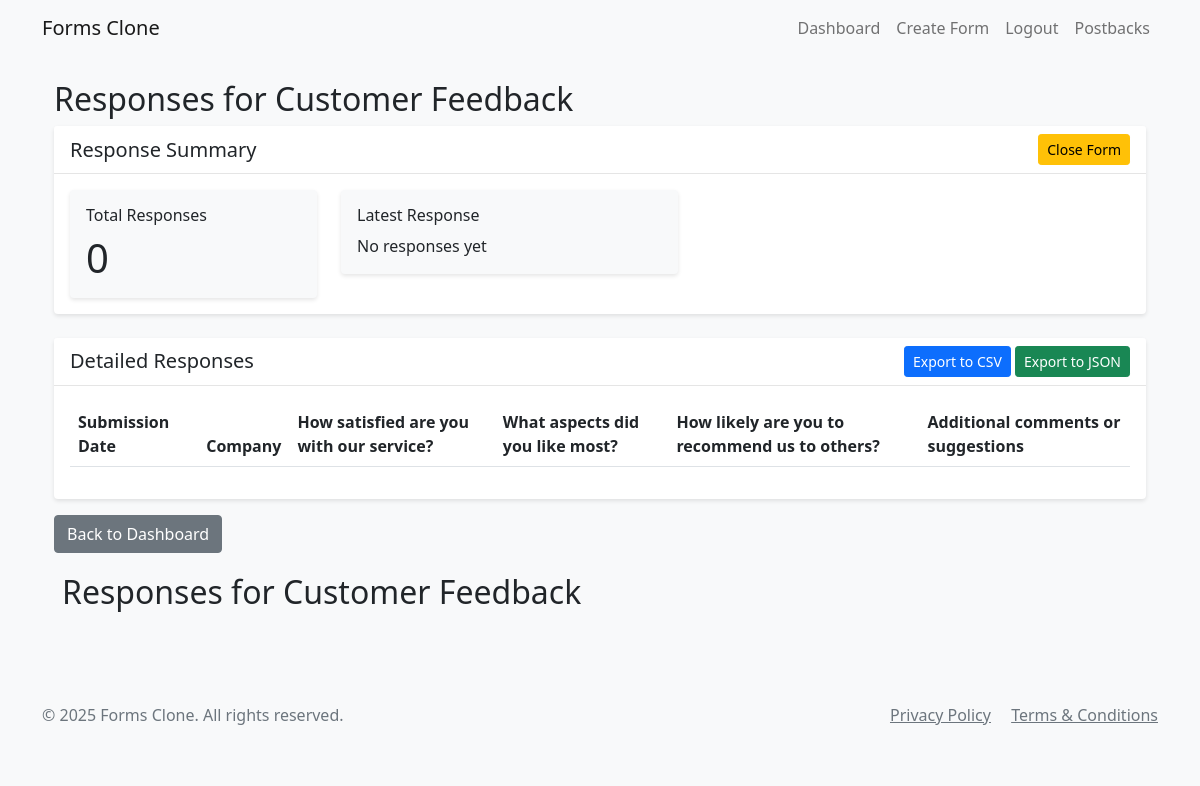
The page /form/69/responses (signed in) on the database its author committed.
### app.py (models this page shows, shortened)
class Form(db.Model):
    id = db.Column(db.Integer, primary_key=True)
    title = db.Column(db.String(200), nullable=False)
    description = db.Column(db.Text)
    created_at = db.Column(db.DateTime, default=datetime.utcnow)
    user_id = db.Column(db.Integer, db.ForeignKey('user.id', name='fk_form_user'), nullable=False)
    company_id = db.Column(db.Integer, db.ForeignKey('company.id', name='fk_form_company'), nullable=True)
    questions = db.relationship('Question', backref='form', lazy=True, cascade='all, delete-orphan')
    responses = db.relationship('Response', backref='form', lazy=True, cascade='all, delete-orphan')
    is_closed = db.Column(db.Boolean, default=False)  # New field to track if the form is closed/expired
    requires_consent = db.Column(db.Boolean, default=True)  # Require privacy policy and terms consent
    is_quiz = db.Column(db.Boolean, default=False)  # Is this form a quiz?
    passing_score = db.Column(db.Integer, default=0)  # Passing score percentage
    show_score = db.Column(db.Boolean, default=True)  # Whether to show score to respondents

class Question(db.Model):
    id = db.Column(db.Integer, primary_key=True)
    form_id = db.Column(db.Integer, db.ForeignKey('form.id'), nullable=False)
    question_text = db.Column(db.String(500), nullable=False)
    question_type = db.Column(db.String(20), nullable=False)  # text, multiple_choice, checkbox
    options = db.Column(db.Text)  # JSON string for multiple choice/checkbox options
    required = db.Column(db.Boolean, default=False)
    order = db.Column(db.Integer, nullable=False)
    is_quiz_question = db.Column(db.Boolean, default=False)
    correct_answer = db.Column(db.Text, nullable=True)  # JSON string for correct answers
    points = db.Column(db.Integer, default=0)  # Points for correct answer
    feedback = db.Column(db.Text, nullable=True)  # Feedback for the question
    subquestions = relationship('SubQuestion', backref='parent_question', lazy=True,
                               cascade='all, delete-orphan')

### app.py (the view)
@app.route('/form/<int:form_id>/responses')
@login_required
def view_responses(form_id):
    form = Form.query.get_or_404(form_id)
    if form.user_id != current_user.id:
        flash('You do not have permission to view these responses')
        return redirect(url_for('dashboard'))
    responses = Response.query.filter_by(form_id=form_id).all()
    response_data = []
    for response in responses:
        geo = Geolocation.query.filter_by(response_id=response.id).first()
        response_data.append({
            'response': response,
            'geolocation': geo
        })
    return render_template('view_responses.html', form=form, response_data=response_data)

### app.py (called while the page is built)
@app.context_processor
def inject_now():
    return {'now': datetime.now()}

@app.context_processor
def inject_csrf_token():
    return {'csrf_token': lambda: 'dummy_token'}

@login_manager.user_loader
def load_user(user_id):
    return User.query.get(int(user_id))

### templates/view_responses.html (shortened to what this page needs)
{% extends "base.html" %}
{% block content %}
<div class="container mt-4">
    <h2>Responses for {{ form.title }}</h2>
    <div class="card mb-4">
        <div class="card-header d-flex justify-content-between align-items-center">
            <h5 class="mb-0">Response Summary</h5>
            <div>
                <form action="{{ url_for('toggle_form_status', form_id=form.id) }}" method="POST" class="d-inline">
                    <button type="submit" class="btn btn-sm {% if form.is_closed %}btn-success{% else %}btn-warning{% endif %}">
                        {% if form.is_closed %}
                        <i class="bi bi-unlock"></i> Reopen Form
                        {% else %}
                         Close Form
                        {% endif %}
                    </button>
                </form>
            </div>
        </div>
        <div class="card-body">
            <div class="row">
                <div class="col-md-3">
                    <div class="card bg-light">
                        <div class="card-body">
                            <h6 class="card-title">Total Responses</h6>
                            <p class="card-text display-6">{{ responses|length }}</p>
                        </div>
                    </div>
                </div>
                <div class="col-md-{% if form.is_quiz %}3{% else %}4{% endif %}">
                    <div class="card bg-light">
                        <div class="card-body">
                            <h6 class="card-title">Latest Response</h6>
                            <p class="card-text">{% if responses %}{{ moment(responses|sort(attribute='submitted_at')|last|attr('submitted_at')).format('YYYY-MM-DD HH:mm') }}{% else %}No responses yet{% endif %}</p>
                        </div>
                    </div>
                </div>
            </div>
        </div>
    </div>
    <div class="card">
        <div class="card-header d-flex justify-content-between align-items-center">
            <h5 class="mb-0">Detailed Responses</h5>
            <div>
                <button class="btn btn-sm btn-primary" onclick="exportToCSV()">Export to CSV</button>
                <a href="{{ url_for('export_responses_json', form_id=form.id) }}" class="btn btn-sm btn-success">Export to JSON</a>
            </div>
        </div>
        <div class="card-body">
            <div class="table-responsive">
                <table class="table table-striped" id="responsesTable">
                    <thead>
                        <tr>
                            <th>Submission Date</th>
                            <th>Company</th>
                            {% for question in form.questions %}
                            <th>{{ question.question_text }}</th>
                            {% endfor %}
                        </tr>
                    </thead>
                </table>
            </div>
        </div>
    </div>
    <div class="mt-3">
        <a href="{{ url_for('dashboard') }}" class="btn btn-secondary">Back to Dashboard</a>
    </div>
</div>
<div class="responses-container">
    <h2>Responses for {{ form.title }}</h2>
</div>
{% endblock %}

### static/css/style.css (style rules this page uses)
body { background-color: #f8f9fa; }
.card { box-shadow: 0 2px 4px rgba(0, 0, 0, 0.1); border: none; }
.card-header { background-color: #fff; border-bottom: 1px solid rgba(0, 0, 0, 0.1); }
.card-title { margin-bottom: 0.5rem; font-weight: 500; }

### templates/view_responses.html (style rules this page uses)
.responses-container { max-width: 1200px; margin: 0 auto; padding: 20px; }

### rows shown on the page
Form: title "Customer Feedback"
Question: question_text "How satisfied are you with our service?"
Question: question_text "What aspects did you like most?"
Question: question_text "How likely are you to recommend us to others?"
Question: question_text "Additional comments or suggestions"

### other values the page prints
{{ responses|length }} "0"
{{ moment().format('YYYY') }} "2025"
